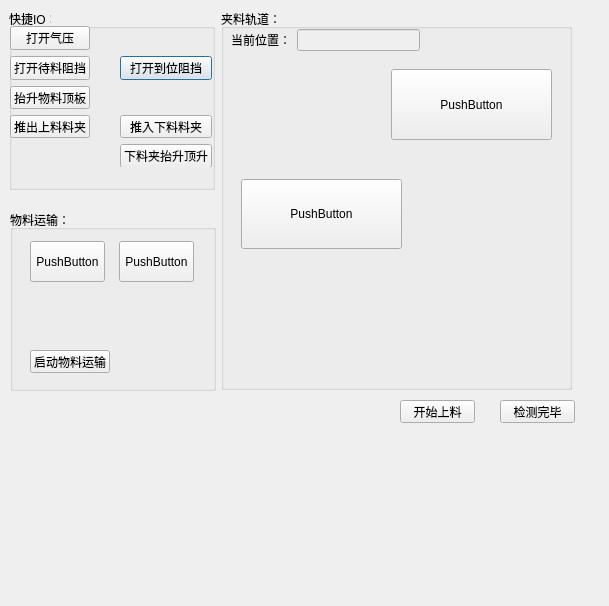
<?xml version="1.0" encoding="UTF-8"?>
<ui version="4.0">
 <class>TransportSet</class>
 <widget class="QDialog" name="TransportSet">
  <property name="geometry">
   <rect>
    <x>0</x>
    <y>0</y>
    <width>609</width>
    <height>606</height>
   </rect>
  </property>
  <property name="windowTitle">
   <string>Dialog</string>
  </property>
  <widget class="QGroupBox" name="groupBox">
   <property name="geometry">
    <rect>
     <x>9</x>
     <y>9</y>
     <width>206</width>
     <height>181</height>
    </rect>
   </property>
   <property name="title">
    <string>快捷IO：</string>
   </property>
   <widget class="QWidget" name="layoutWidget">
    <property name="geometry">
     <rect>
      <x>1</x>
      <y>17</y>
      <width>202</width>
      <height>141</height>
     </rect>
    </property>
    <layout class="QGridLayout" name="gridLayout" columnstretch="3,0,0">
     <item row="2" column="2">
      <widget class="QPushButton" name="pushButtonArriveResist">
       <property name="text">
        <string>打开到位阻挡</string>
       </property>
       <property name="checkable">
        <bool>true</bool>
       </property>
      </widget>
     </item>
     <item row="2" column="0">
      <widget class="QPushButton" name="pushButtonWaitResist">
       <property name="text">
        <string>打开待料阻挡</string>
       </property>
       <property name="checkable">
        <bool>true</bool>
       </property>
      </widget>
     </item>
     <item row="4" column="2">
      <widget class="QPushButton" name="pushButtonUnloadingPush">
       <property name="text">
        <string>推入下料料夹</string>
       </property>
       <property name="checkable">
        <bool>true</bool>
       </property>
      </widget>
     </item>
     <item row="3" column="0">
      <widget class="QPushButton" name="pushButtonMaterBoard">
       <property name="text">
        <string>抬升物料顶板</string>
       </property>
       <property name="checkable">
        <bool>true</bool>
       </property>
      </widget>
     </item>
     <item row="0" column="0">
      <widget class="QPushButton" name="pushButtonAirSwitch">
       <property name="text">
        <string>打开气压</string>
       </property>
       <property name="checkable">
        <bool>true</bool>
       </property>
      </widget>
     </item>
     <item row="2" column="1">
      <spacer name="horizontalSpacer">
       <property name="orientation">
        <enum>Qt::Horizontal</enum>
       </property>
       <property name="sizeHint" stdset="0">
        <size>
         <width>40</width>
         <height>20</height>
        </size>
       </property>
      </spacer>
     </item>
     <item row="4" column="0">
      <widget class="QPushButton" name="pushButtonLoadingPush">
       <property name="text">
        <string>推出上料料夹</string>
       </property>
       <property name="checkable">
        <bool>true</bool>
       </property>
      </widget>
     </item>
     <item row="5" column="2">
      <widget class="QPushButton" name="pushButtonUnloadingBoard">
       <property name="text">
        <string>下料夹抬升顶升</string>
       </property>
       <property name="checkable">
        <bool>true</bool>
       </property>
      </widget>
     </item>
    </layout>
   </widget>
  </widget>
  <widget class="QGroupBox" name="groupBoxTransport">
   <property name="geometry">
    <rect>
     <x>10</x>
     <y>210</y>
     <width>206</width>
     <height>181</height>
    </rect>
   </property>
   <property name="title">
    <string>物料运输：</string>
   </property>
   <widget class="QPushButton" name="pushButtonTransport">
    <property name="geometry">
     <rect>
      <x>20</x>
      <y>140</y>
      <width>80</width>
      <height>23</height>
     </rect>
    </property>
    <property name="text">
     <string>启动物料运输</string>
    </property>
    <property name="checkable">
     <bool>true</bool>
    </property>
   </widget>
   <widget class="QWidget" name="widgetTransport" native="true">
    <property name="geometry">
     <rect>
      <x>10</x>
      <y>20</y>
      <width>181</width>
      <height>81</height>
     </rect>
    </property>
    <widget class="QWidget" name="layoutWidget">
     <property name="geometry">
      <rect>
       <x>10</x>
       <y>10</y>
       <width>164</width>
       <height>43</height>
      </rect>
     </property>
     <layout class="QHBoxLayout" name="horizontalLayout_2">
      <item>
       <widget class="ArrowsButton" name="pushButtonLeft">
        <property name="minimumSize">
         <size>
          <width>75</width>
          <height>41</height>
         </size>
        </property>
        <property name="toolTip">
         <string>向左运输</string>
        </property>
        <property name="text">
         <string>PushButton</string>
        </property>
       </widget>
      </item>
      <item>
       <spacer name="horizontalSpacer_2">
        <property name="orientation">
         <enum>Qt::Horizontal</enum>
        </property>
        <property name="sizeHint" stdset="0">
         <size>
          <width>40</width>
          <height>20</height>
         </size>
        </property>
       </spacer>
      </item>
      <item>
       <widget class="ArrowsButton" name="pushButtonRight">
        <property name="minimumSize">
         <size>
          <width>75</width>
          <height>41</height>
         </size>
        </property>
        <property name="toolTip">
         <string>向右运输</string>
        </property>
        <property name="text">
         <string>PushButton</string>
        </property>
       </widget>
      </item>
     </layout>
    </widget>
   </widget>
  </widget>
  <widget class="QGroupBox" name="groupBox_3">
   <property name="geometry">
    <rect>
     <x>221</x>
     <y>9</y>
     <width>351</width>
     <height>381</height>
    </rect>
   </property>
   <property name="title">
    <string>夹料轨道：</string>
   </property>
   <widget class="QWidget" name="layoutWidget">
    <property name="geometry">
     <rect>
      <x>10</x>
      <y>20</y>
      <width>189</width>
      <height>22</height>
     </rect>
    </property>
    <layout class="QHBoxLayout" name="horizontalLayout">
     <item>
      <widget class="QLabel" name="label">
       <property name="text">
        <string>当前位置：</string>
       </property>
      </widget>
     </item>
     <item>
      <widget class="QLineEdit" name="lineEditRailCurPos">
       <property name="enabled">
        <bool>false</bool>
       </property>
      </widget>
     </item>
    </layout>
   </widget>
   <widget class="QWidget" name="widgetRailWidth" native="true">
    <property name="geometry">
     <rect>
      <x>10</x>
      <y>50</y>
      <width>331</width>
      <height>271</height>
     </rect>
    </property>
    <widget class="ArrowsButton" name="pushButtonBack">
     <property name="geometry">
      <rect>
       <x>160</x>
       <y>10</y>
       <width>161</width>
       <height>71</height>
      </rect>
     </property>
     <property name="toolTip">
      <string>轨道向后</string>
     </property>
     <property name="text">
      <string>PushButton</string>
     </property>
    </widget>
    <widget class="ArrowsButton" name="pushButtonFront">
     <property name="geometry">
      <rect>
       <x>10</x>
       <y>120</y>
       <width>161</width>
       <height>70</height>
      </rect>
     </property>
     <property name="toolTip">
      <string>轨道向前</string>
     </property>
     <property name="text">
      <string>PushButton</string>
     </property>
    </widget>
   </widget>
  </widget>
  <widget class="QPushButton" name="pushButtonLoading">
   <property name="geometry">
    <rect>
     <x>400</x>
     <y>400</y>
     <width>75</width>
     <height>23</height>
    </rect>
   </property>
   <property name="text">
    <string>开始上料</string>
   </property>
  </widget>
  <widget class="RockerWidget" name="widgetLoadingRocker" native="true">
   <property name="geometry">
    <rect>
     <x>60</x>
     <y>440</y>
     <width>41</width>
     <height>131</height>
    </rect>
   </property>
   <property name="toolTip">
    <string>上料轴调节</string>
   </property>
  </widget>
  <widget class="RockerWidget" name="widgetUnloadingRocker" native="true">
   <property name="geometry">
    <rect>
     <x>180</x>
     <y>440</y>
     <width>41</width>
     <height>131</height>
    </rect>
   </property>
   <property name="toolTip">
    <string>下料轴调节</string>
   </property>
  </widget>
  <widget class="QPushButton" name="pushButtonUnloading">
   <property name="geometry">
    <rect>
     <x>500</x>
     <y>400</y>
     <width>75</width>
     <height>23</height>
    </rect>
   </property>
   <property name="text">
    <string>检测完毕</string>
   </property>
  </widget>
 </widget>
 <customwidgets>
  <customwidget>
   <class>ArrowsButton</class>
   <extends>QPushButton</extends>
   <header location="global">./transport/arrowsbutton.h</header>
  </customwidget>
  <customwidget>
   <class>RockerWidget</class>
   <extends>QWidget</extends>
   <header location="global">./transport/rockerwidget.h</header>
   <container>1</container>
  </customwidget>
 </customwidgets>
 <resources/>
 <connections/>
</ui>
